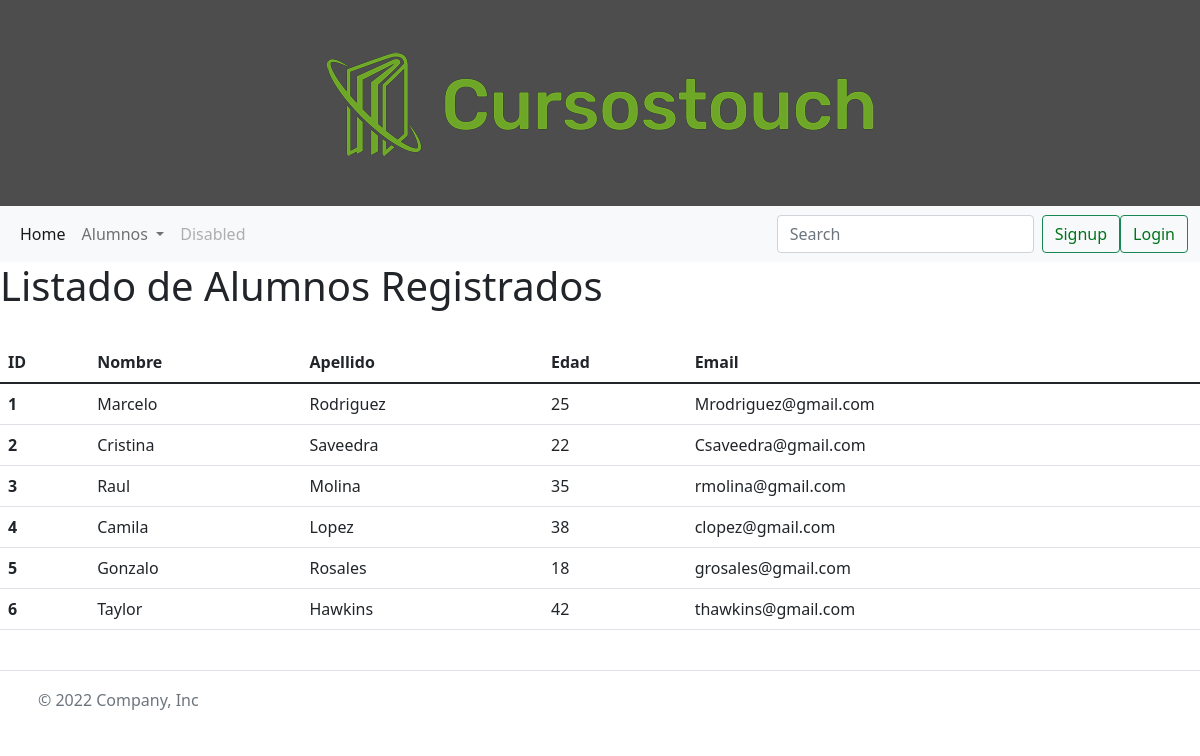
The page /registro on the database its author committed.
### miapp/models.py (models this page shows, shortened)
class Alumno(models.Model):
    nombre = models.CharField(max_length=45,)
    apellido = models.CharField(max_length=45,)
    edad = models.IntegerField()
    email = models.EmailField()

### miapp/views.py (the view)
# urls.py: path('registro', views.registro, name='registro'),
def registro(request):
    alumnos = Alumno.objects.all
    return render(request, 'miapp/registro.html', {'alumnos':alumnos})

### miapp/templates/miapp/registro.html
{% extends 'templatebase.html' %}
{% block content %}
<h1>Listado de Alumnos Registrados</h1>
<br>
<div class='contenedortabla'>
    <table class="table" class='tabla-alumnos'>
        <thead>
            <tr>
                <th scope="col">ID</th>
                <th scope="col">Nombre</th>
                <th scope="col">Apellido</th>
                <th scope="col">Edad</th>
                <th scope="col">Email</th>
            </tr>
        </thead>
        <tbody>
        {% for alumno in alumnos %}
        <tr>
            <th scope="row">{{alumno.id}}</th>
            <td>{{alumno.nombre}}</td>
            <td>{{alumno.apellido}}</td>
            <td>{{alumno.edad}}</td>
            <td>{{alumno.email}}</td>
        </tr>
        {% endfor %}
        </tbody>
    </table>
</div>
{% endblock content %}

### static/css/styles.css (style rules this page uses)
* { margin: 0px; padding: 0px; box-sizing: border-box; }
.contenedortabla { display: flex; justify-content: center; }

### rows shown on the page
Alumno: id "1", nombre "Marcelo", apellido "Rodriguez", edad "25", email "Mrodriguez@gmail.com"
Alumno: id "2", nombre "Cristina", apellido "Saveedra", edad "22", email "Csaveedra@gmail.com"
Alumno: id "3", nombre "Raul", apellido "Molina", edad "35", email "rmolina@gmail.com"
Alumno: id "4", nombre "Camila", apellido "Lopez", edad "38", email "clopez@gmail.com"
Alumno: id "5", nombre "Gonzalo", apellido "Rosales", edad "18", email "grosales@gmail.com"
Alumno: id "6", nombre "Taylor", apellido "Hawkins", edad "42", email "thawkins@gmail.com"
